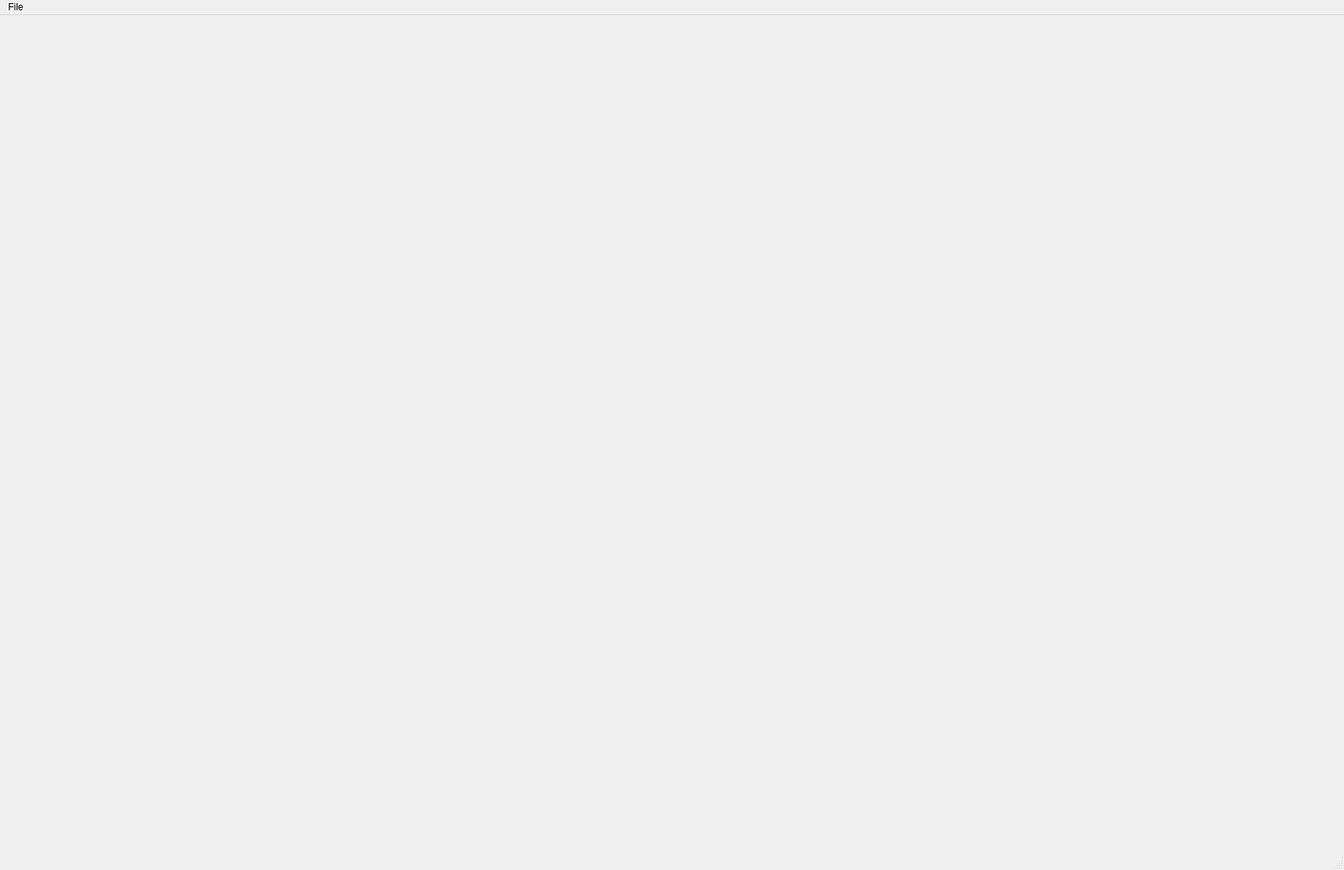
<?xml version="1.0" encoding="UTF-8"?>
<ui version="4.0">
 <class>MainWindow</class>
 <widget class="QMainWindow" name="MainWindow">
  <property name="geometry">
   <rect>
    <x>0</x>
    <y>0</y>
    <width>1700</width>
    <height>1100</height>
   </rect>
  </property>
  <property name="sizePolicy">
   <sizepolicy hsizetype="Maximum" vsizetype="Maximum">
    <horstretch>0</horstretch>
    <verstretch>0</verstretch>
   </sizepolicy>
  </property>
  <property name="windowTitle">
   <string>xdart</string>
  </property>
  <widget class="QWidget" name="centralwidget">
   <layout class="QGridLayout" name="gridLayout"/>
  </widget>
  <widget class="QMenuBar" name="menubar">
   <property name="geometry">
    <rect>
     <x>0</x>
     <y>0</y>
     <width>1700</width>
     <height>22</height>
    </rect>
   </property>
   <property name="defaultUp">
    <bool>true</bool>
   </property>
   <widget class="QMenu" name="menuFile">
    <property name="title">
     <string>File</string>
    </property>
    <addaction name="actionOpen"/>
    <addaction name="actionExit"/>
   </widget>
   <addaction name="menuFile"/>
  </widget>
  <widget class="QStatusBar" name="statusbar"/>
  <action name="actionOpen">
   <property name="enabled">
    <bool>true</bool>
   </property>
   <property name="text">
    <string>Open</string>
   </property>
  </action>
  <action name="actionExit">
   <property name="text">
    <string>Exit</string>
   </property>
  </action>
 </widget>
 <resources/>
 <connections/>
</ui>
